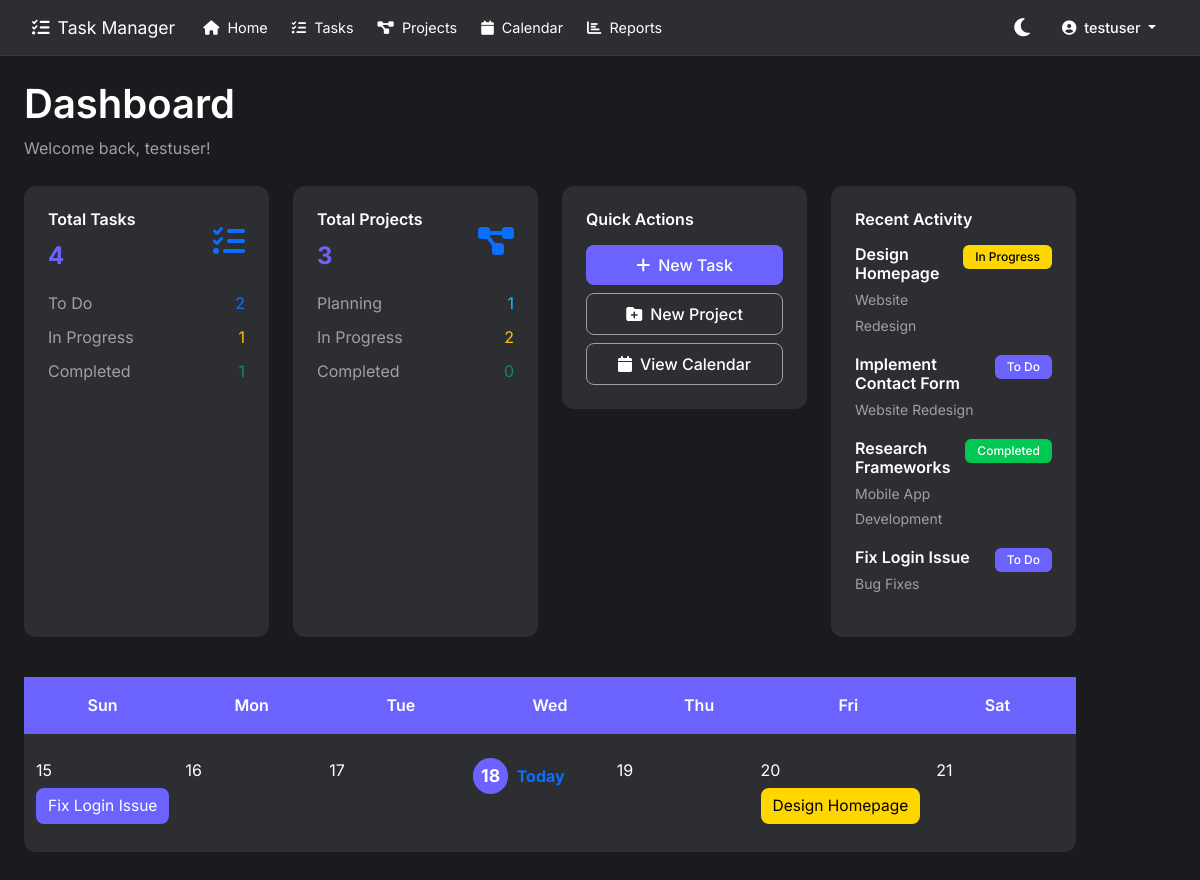
Screenshot of /home.php (signed in) with the database file from the repository.
### tables this page shows
CREATE TABLE IF NOT EXISTS tasks (
    task_id INT AUTO_INCREMENT PRIMARY KEY,
    project_id INT NOT NULL,
    user_id INT NOT NULL,
    title VARCHAR(100) NOT NULL,
    description TEXT,
    status ENUM('To Do', 'In Progress', 'Completed') DEFAULT 'To Do',
    priority ENUM('Low', 'Medium', 'High') DEFAULT 'Medium',
    due_date DATE,
    created_at TIMESTAMP DEFAULT CURRENT_TIMESTAMP,
    updated_at TIMESTAMP DEFAULT CURRENT_TIMESTAMP ON UPDATE CURRENT_TIMESTAMP,
    completed_at TIMESTAMP NULL DEFAULT NULL,
    FOREIGN KEY (project_id) REFERENCES projects(project_id) ON DELETE CASCADE,
    FOREIGN KEY (user_id) REFERENCES users(user_id) ON DELETE CASCADE
);

CREATE TABLE IF NOT EXISTS projects (
    project_id INT AUTO_INCREMENT PRIMARY KEY,
    user_id INT NOT NULL,
    name VARCHAR(100) NOT NULL,
    description TEXT,
    status ENUM('Planning', 'In Progress', 'Completed') DEFAULT 'Planning',
    created_at TIMESTAMP DEFAULT CURRENT_TIMESTAMP,
    updated_at TIMESTAMP DEFAULT CURRENT_TIMESTAMP ON UPDATE CURRENT_TIMESTAMP,
    completed_at TIMESTAMP NULL DEFAULT NULL,
    FOREIGN KEY (user_id) REFERENCES users(user_id) ON DELETE CASCADE
);

### home.php (the view, shortened to what this page needs)
<?php
require_once 'config/db_connect.php';
$stmt = $pdo->prepare('
    SELECT
        COUNT(*) as total_tasks,
        SUM(CASE WHEN status = "To Do" THEN 1 ELSE 0 END) as todo_tasks,
        SUM(CASE WHEN status = "In Progress" THEN 1 ELSE 0 END) as in_progress_tasks,
        SUM(CASE WHEN status = "Completed" THEN 1 ELSE 0 END) as completed_tasks
    FROM tasks
    WHERE user_id = ?
');
$stmt->execute([$_SESSION['user_id']]);
$task_stats = $stmt->fetch();
$stmt = $pdo->prepare('
    SELECT
        COUNT(*) as total_projects,
        SUM(CASE WHEN status = "Planning" THEN 1 ELSE 0 END) as planning_projects,
        SUM(CASE WHEN status = "In Progress" THEN 1 ELSE 0 END) as in_progress_projects,
        SUM(CASE WHEN status = "Completed" THEN 1 ELSE 0 END) as completed_projects
    FROM projects
    WHERE user_id = ?
');
$stmt->execute([$_SESSION['user_id']]);
$project_stats = $stmt->fetch();
$stmt = $pdo->prepare('
    SELECT t.*, p.name as project_name
    FROM tasks t
    JOIN projects p ON t.project_id = p.project_id
    WHERE t.user_id = ?
    ORDER BY t.created_at DESC
    LIMIT 5
');
$stmt->execute([$_SESSION['user_id']]);
$recent_tasks = $stmt->fetchAll();
$today = new DateTime();
$startOfWeek = clone $today;
$startOfWeek->modify('last sunday');
$weekDates = [];
for ($i = 0; $i < 7; $i++) {
    $weekDates[] = clone $startOfWeek;
    $startOfWeek->modify('+1 day');
}
$weekStartStr = $weekDates[0]->format('Y-m-d');
$weekEndStr = $weekDates[6]->format('Y-m-d');
$stmt = $pdo->prepare('
    SELECT t.*, p.name as project_name
    FROM tasks t
    JOIN projects p ON t.project_id = p.project_id
    WHERE t.user_id = ?
    AND t.due_date BETWEEN ? AND ?
    ORDER BY t.due_date ASC
');
$stmt->execute([$_SESSION['user_id'], $weekStartStr, $weekEndStr]);
$weekTasks = $stmt->fetchAll();
$tasksByDate = [];
foreach ($weekTasks as $task) {
    $date = (new DateTime($task['due_date']))->format('Y-m-d');
    if (!isset($tasksByDate[$date])) $tasksByDate[$date] = [];
    $tasksByDate[$date][] = $task;
}
?>
<!DOCTYPE html>
<html lang="en">
<head>
    <?php include 'links.php'; ?>
    <link rel="stylesheet" href="style.css">
    <link rel="stylesheet" href="https://cdnjs.cloudflare.com/ajax/libs/font-awesome/6.4.0/css/all.min.css">
</head>
<body>
    <div class="container-fluid">
        <div class="row">
            <div class="col-md-10 col-lg-11 p-4">
                <header class="mb-4">
                    <h1>Dashboard</h1>
                    <p class="text-muted">Welcome back, <?php echo htmlspecialchars($_SESSION['username']); ?>!</p>
                </header>
                <div class="row mb-4">
                    <div class="col-md-6 col-lg-3 mb-3">
                        <a href="tasks.php" class="text-decoration-none text-reset">
                            <div class="report-card h-100">
                                <div class="d-flex justify-content-between align-items-center">
                                    <div>
                                        <h6 class="report-title">Total Tasks</h6>
                                        <div class="report-value"><?php echo $task_stats['total_tasks']; ?></div>
                                    </div>
                                    <div class="report-icon">
                                        <i class="fas fa-tasks fa-2x text-primary"></i>
                                    </div>
                                </div>
                                <div class="mt-3">
                                    <div class="d-flex justify-content-between mb-2">
                                        <span class="text-muted">To Do</span>
                                        <span class="text-primary"><?php echo $task_stats['todo_tasks']; ?></span>
                                    </div>
                                    <div class="d-flex justify-content-between mb-2">
                                        <span class="text-muted">In Progress</span>
                                        <span class="text-warning"><?php echo $task_stats['in_progress_tasks']; ?></span>
                                    </div>
                                    <div class="d-flex justify-content-between">
                                        <span class="text-muted">Completed</span>
                                        <span class="text-success"><?php echo $task_stats['completed_tasks']; ?></span>
                                    </div>
                                </div>
                            </div>
                        </a>
                    </div>
                    <div class="col-md-6 col-lg-3 mb-3">
                        <a href="projects.php" class="text-decoration-none text-reset">
                            <div class="report-card h-100">
                                <div class="d-flex justify-content-between align-items-center">
                                    <div>
                                        <h6 class="report-title">Total Projects</h6>
                                        <div class="report-value"><?php echo $project_stats['total_projects']; ?></div>
                                    </div>
                                    <div class="report-icon">
                                        <i class="fas fa-project-diagram fa-2x text-primary"></i>
                                    </div>
                                </div>
                                <div class="mt-3">
                                    <div class="d-flex justify-content-between mb-2">
                                        <span class="text-muted">Planning</span>
                                        <span class="text-info"><?php echo $project_stats['planning_projects']; ?></span>
                                    </div>
                                    <div class="d-flex justify-content-between mb-2">
                                        <span class="text-muted">In Progress</span>
                                        <span class="text-warning"><?php echo $project_stats['in_progress_projects']; ?></span>
                                    </div>
                                    <div class="d-flex justify-content-between">
                                        <span class="text-muted">Completed</span>
                                        <span class="text-success"><?php echo $project_stats['completed_projects']; ?></span>
                                    </div>
                                </div>
                            </div>
                        </a>
                    </div>
                    <div class="col-md-6 col-lg-3 mb-3">
                        <div class="report-card">
                            <h6 class="report-title mb-3">Quick Actions</h6>
                            <div class="d-grid gap-2">
                                <button class="btn btn-primary" data-bs-toggle="modal" data-bs-target="#addTaskModal">
                                    <i class="fas fa-plus me-2"></i>New Task
                                </button>
                                <button class="btn btn-secondary" data-bs-toggle="modal" data-bs-target="#newProjectModal">
                                    <i class="fas fa-folder-plus me-2"></i>New Project
                                </button>
                                <a href="calendar.php" class="btn btn-secondary">
                                    <i class="fas fa-calendar me-2"></i>View Calendar
                                </a>
                            </div>
                        </div>
                    </div>
                    <div class="col-md-6 col-lg-3 mb-3">
                        <div class="report-card h-100">
                            <h6 class="report-title mb-3">Recent Activity</h6>
                            <div class="activity-list">
                                <?php foreach ($recent_tasks as $task): ?>
                                    <a href="task.php?id=<?php echo $task['task_id']; ?>" class="activity-item mb-3 text-decoration-none text-reset d-block">
                                        <div class="d-flex justify-content-between align-items-start">
                                            <div>
                                                <h6 class="mb-1"><?php echo htmlspecialchars($task['title']); ?></h6>
                                                <small class="text-muted">
                                                    <?php echo htmlspecialchars($task['project_name']); ?>
                                                </small>
                                            </div>
                                            <span class="badge bg-<?php
                                                echo ($task['status'] == 'Completed') ? 'success' :
                                                    (($task['status'] == 'In Progress') ? 'warning' : 'info');
                                            ?>"><?php echo htmlspecialchars($task['status']); ?></span>
                                        </div>
                                    </a>
                                <?php endforeach; ?>
                            </div>
                        </div>
                    </div>
                </div>
                <div class="calendar mb-4">
                    <div class="calendar-header p-3">
                        <div class="row text-center">
                            <?php foreach ($weekDates as $date): ?>
                                <div class="col">
                                    <span class="fw-semibold"><?php echo $date->format('D'); ?></span>
                                </div>
                            <?php endforeach; ?>
                        </div>
                    </div>
                    <div class="calendar-body p-3">
                        <div class="row">
                            <?php foreach ($weekDates as $date):
                                $dateStr = $date->format('Y-m-d');
                                $isToday = ($dateStr === (new DateTime())->format('Y-m-d'));
                            ?>
                                <div class="col calendar-day p-2<?php echo $isToday ? ' today' : ''; ?>">
                                    <div class="date-number mb-1">
                                        <?php if ($isToday): ?>
                                            <span class="today-indicator d-inline-flex align-items-center justify-content-center me-1" style="background: var(--primary-color); color: #fff; border-radius: 50%; width: 2em; height: 2em; font-weight: 700; font-size: 1.1em;">
                                                <?php echo $date->format('j'); ?>
                                            </span>
                                            <span class="fw-bold text-primary">Today</span>
                                        <?php else: ?>
                                            <?php echo $date->format('j'); ?>
                                        <?php endif; ?>
                                    </div>
                                    <?php if (!empty($tasksByDate[$dateStr])): ?>
                                        <div class="task-list">
                                            <?php foreach ($tasksByDate[$dateStr] as $task):
                                                $statusClass = ($task['status'] == 'Completed') ? 'success' :
                                                    (($task['status'] == 'In Progress') ? 'warning' : 'info');
                                                $taskId = (int)$task['task_id'];
                                                $snapshot = htmlspecialchars(json_encode([
                                                    'title' => $task['title'],
                                                    'project' => $task['project_name'],
                                                    'status' => $task['status'],
                                                    'priority' => $task['priority'],
                                                    'due_date' => $task['due_date']
                                                ]));
                                            ?>
                                                <a href="task.php?id=<?php echo $taskId; ?>" class="task-item bg-<?php echo $statusClass; ?> mb-1 text-decoration-none text-white position-relative" data-snapshot="<?php echo $snapshot; ?>"><?php echo htmlspecialchars($task['title']); ?></a>
                                            <?php endforeach; ?>
                                        </div>
                                    <?php endif; ?>
                                </div>
                            <?php endforeach; ?>
                        </div>
                    </div>
                </div>
            </div>
        </div>
    </div>
</body>
</html>

### rows the page displays
tasks: title "Design Homepage", project.name "Website Redesign", status "In Progress"
tasks: title "Implement Contact Form", project.name "Website Redesign", status "To Do"
tasks: title "Research Frameworks", project.name "Mobile App Development", status "Completed"
tasks: title "Fix Login Issue", project.name "Bug Fixes", status "To Do"

### other values shown
$_SESSION['username'] "testuser"
$task_stats['total_tasks'] "4"
$task_stats['todo_tasks'] "2"
$task_stats['in_progress_tasks'] "1"
$task_stats['completed_tasks'] "1"
$project_stats['total_projects'] "3"
$project_stats['planning_projects'] "1"
$project_stats['in_progress_projects'] "2"
$project_stats['completed_projects'] "0"
$date->format('D') "Sun"
$date->format('D') "Mon"
$date->format('D') "Tue"
$date->format('D') "Wed"
$date->format('D') "Thu"
$date->format('D') "Fri"
